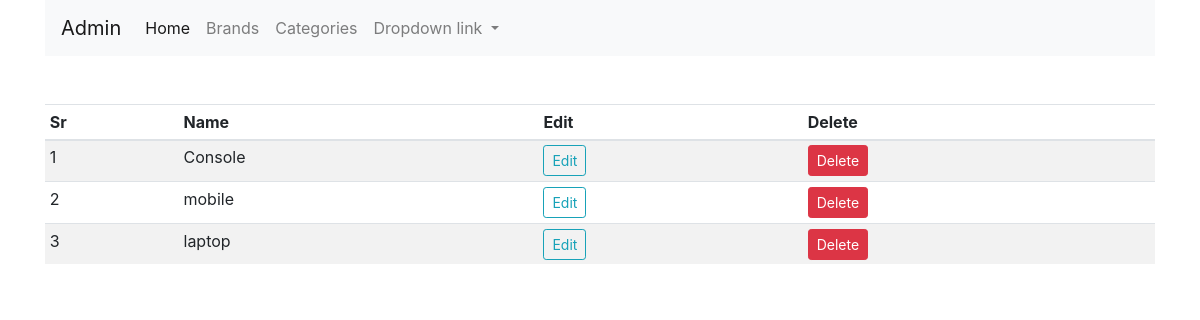
The page /category (signed in) on the database as committed earlier.
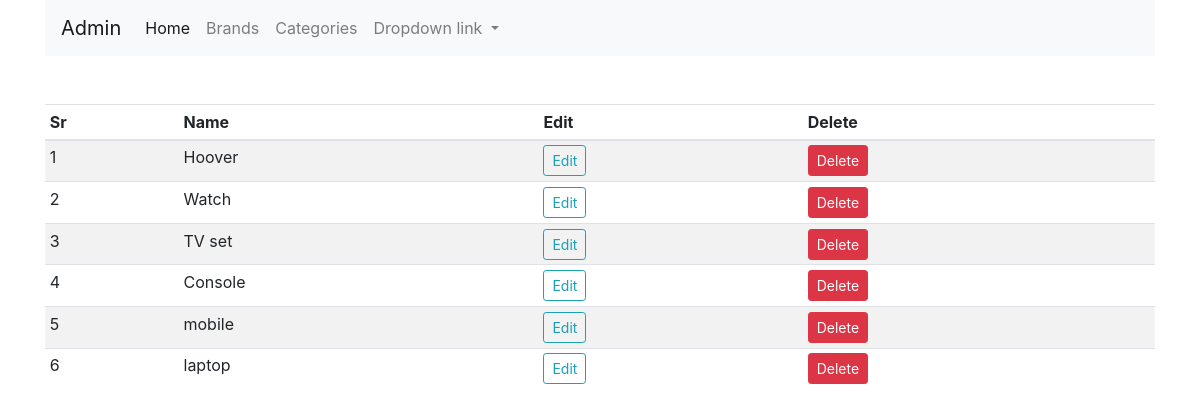
The same page on the database as committed later.
### shop/products/models.py (models this page shows, shortened)
class Category(db.Model):
    id = db.Column(db.Integer, primary_key=True)
    name = db.Column(db.String(30), unique=True, nullable=False)

### shop/admin/routes.py (the view)
@app.route('/category')
def category():
    if 'email' not in session:
        flash('Please login first', 'danger')
        return redirect(url_for('login'))
    categories = Category.query.order_by(Category.id.desc()).all()
    return render_template('admin/brand.html', title='Category page', categories=categories)

### shop/templates/admin/brand.html (shortened to what this page needs)
{% extends 'layout.html' %}
{% block content %}
<div class="container">
<nav class="navbar navbar-expand-lg navbar-light bg-light">
  <a class="navbar-brand" href="/admin">Admin</a>
  <div class="collapse navbar-collapse" id="navbarNavDropdown">
    <ul class="navbar-nav">
      <li class="nav-item active">
        <a class="nav-link" href="/admin">Home <span class="sr-only">(current)</span></a>
      </li>
      <li class="nav-item">
        <a class="nav-link" href="/brands">Brands</a>
      </li>
      <li class="nav-item">
        <a class="nav-link" href="/category">Categories</a>
      </li>
      <li class="nav-item dropdown">
        <a class="nav-link dropdown-toggle" href="#" id="navbarDropdownMenuLink" role="button" data-toggle="dropdown" aria-haspopup="true" aria-expanded="false">
          Dropdown link
        </a>
      </li>
    </ul>
  </div>
</nav>
</div>
<div class="container mt-5">
    <table class="table table-sm table-condensed table-striped">
        <thead>
            <th>Sr</th>
            <th>Name</th>
            <th>Edit</th>
            <th>Delete</th>
        </thead>
        <tbody>
            {% if brands %}
            {% for brand in brands %}
            <tr>
                <td>{{loop.index}}</td>
                <td>{{brand.name}}</td>
                <td><a href="{{url_for('updatebrand', id=brand.id)}}" class="btn btn-sm btn-info">Edit</a></td>
 <td><button type="button" class="btn btn-danger btn-sm" data-toggle="modal" data-target="#exampleModal-{{brand.id}}">
              Delete
            </button></td>
          </tr>
<div class="modal fade" id="exampleModal-{{brand.id}}" tabindex="-1" role="dialog" aria-labelledby="exampleModalLabel" aria-hidden="true">
  <div class="modal-dialog" role="document">
    <div class="modal-content">
      <div class="modal-header">
        <h5 class="modal-title" id="exampleModalLabel">{{ brand.name }}</h5>
        <button type="button" class="close" data-dismiss="modal" aria-label="Close">
          <span aria-hidden="true">&times;</span>
        </button>
      </div>
      <div class="modal-body">
        <p class="text-danger">Are you Sure that you want to delete this brand ({{ brand.name }}) </p>
       </div>
       <div class="modal-footer">
        <button type="button" class="btn btn-secondary" data-dismiss="modal">Cancel</button>
        <form action="{{url_for('deletebrand',id=brand.id)}}" method="post">
          <button type="submit" class="btn btn-danger">Delete</button>
        </form>
      </div>
    </div>
  </div>
</div>
            {% endfor %}
            {% else %}
            {% for category in categories %}
            <tr>
                <td>{{loop.index}}</td>
                <td>{{category.name}}</td>
                <td><a href="{{url_for('updatecat', id=category.id)}}" class="btn btn-sm btn-outline-info">Edit</a></td>
            <td><button type="button" class="btn btn-danger btn-sm" data-toggle="modal" data-target="#exampleModal-{{category.id}}">
              Delete</button></td>
            </tr>
            {% endfor %}
            {% endif %}
        </tbody>
    </table>
</div>
{% endblock content %}

### shop/templates/layout.html (shortened to what this page needs)
<!doctype html>
<html lang="en">
  <head>
    <link rel="stylesheet" href="{{url_for('static', filename='css/bootstrap.min.css')}}">
  </head>
  <body>
    {% block content %}
    {% endblock content %}
  </body>
</html>

Rows that differ between the two databases and show on the page:
added Category: name "Hoover"
added Category: name "Watch"
added Category: name "TV set"
